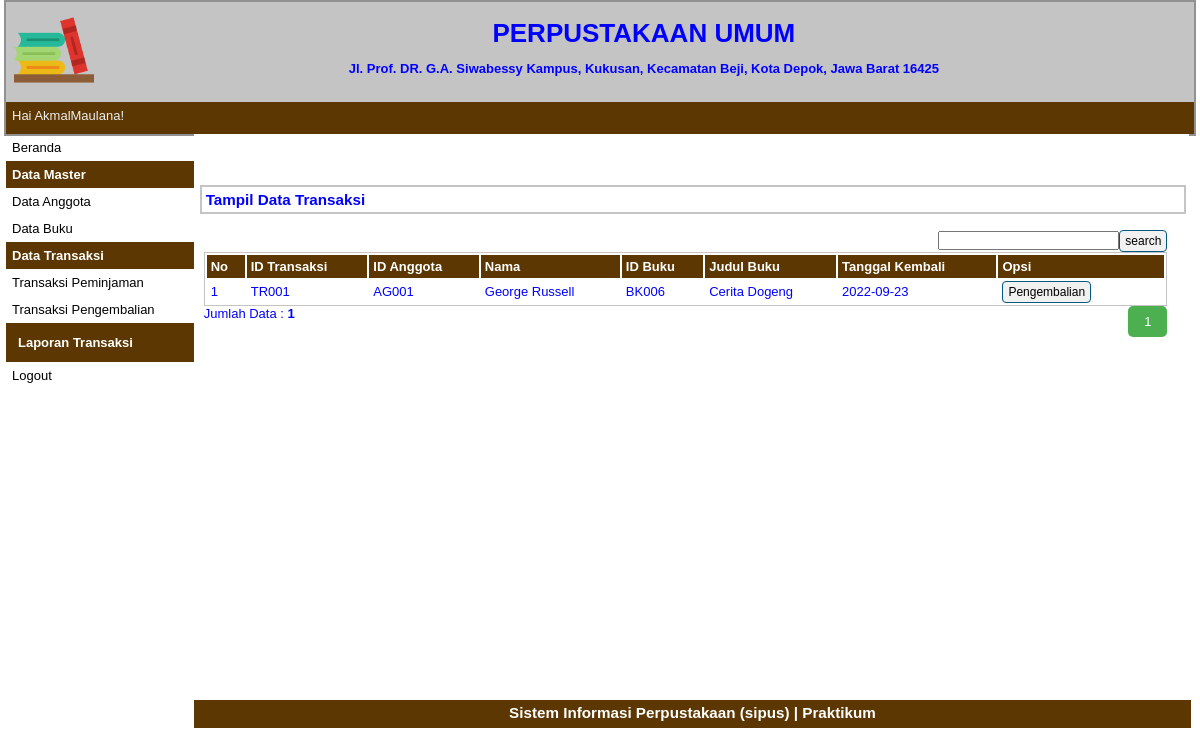
The app's page /index.php?p=transaksi-pengembalian (signed in) with its own data.
### tables this page shows
CREATE TABLE `tbtransaksi` (
  `id_transaksi` varchar(5) NOT NULL,
  `id_anggota` varchar(5) NOT NULL,
  `id_buku` varchar(5) NOT NULL,
  `tgl_pinjam` date NOT NULL,
  `tgl_kembali` date NOT NULL
);

CREATE TABLE `tbanggota` (
  `id_anggota` varchar(20) NOT NULL,
  `nama_anggota` varchar(255) NOT NULL,
  `jenis_kelamin` varchar(255) NOT NULL,
  `nomor_tlp` int(255) NOT NULL,
  `email` varchar(255) NOT NULL,
  `alamat` varchar(255) NOT NULL,
  `status` varchar(255) NOT NULL,
  `foto` varchar(255) NOT NULL
);

CREATE TABLE `buku` (
  `id_buku` varchar(5) NOT NULL,
  `judul_buku` varchar(50) NOT NULL,
  `kategori` varchar(50) NOT NULL,
  `pengarang` varchar(50) NOT NULL,
  `penerbit` varchar(50) NOT NULL,
  `status` varchar(10) NOT NULL
);

### pages/transaksi-pengembalian.php (the view, shortened to what this page needs)
<div id="label-page"><h3>Tampil Data Transaksi</h3></div>
<div id="content">
	<FORM CLASS="form-inline" METHOD="POST">
	<div align="right"><form method=post><input type="text" name="pencarian"><input type="submit" name="search" value="search" class="tombol"></form>
	</FORM>
	<table id="tabel-tampil">
		<tr>
			<th id="label-tampil-no">No</td>
			<th>ID Transaksi</th>
			<th>ID Anggota</th>
			<th>Nama</th>
			<th>ID Buku</th>
			<th>Judul Buku</th>
			<th>Tanggal Kembali</th>
			<th id="label-opsi">Opsi</th>
		</tr>
		<?php
		$batas = 5;
		extract($_GET);
		if(empty($hal)){
			$posisi = 0;
			$hal = 1;
			$nomor = 1;
		}
		else {
			$posisi = ($hal - 1) * $batas;
			$nomor = $posisi+1;
		}
		if($_SERVER['REQUEST_METHOD'] == "POST"){
			$pencarian = trim(mysqli_real_escape_string($db, $_POST['pencarian']));
			if($pencarian != ""){
				$sql = "SELECT * FROM tbtransaksi WHERE id_transaksi LIKE '%$pencarian%'
						OR id_anggota LIKE '%$pencarian%'
						OR id_buku LIKE '%$pencarian%''";
				$query = $sql;
				$queryJml = $sql;
			}
			else {
				$query = "SELECT * FROM tbanggota LIMIT $posisi, $batas";
				$queryJml = "SELECT * FROM tbtransaksi";
				$no = $posisi * 1;
			}
		}
		else {
			$query = "SELECT
			tbtransaksi.id_transaksi,
			tbtransaksi.id_anggota,
			tbanggota.nama_anggota,
			tbtransaksi.id_buku,
			buku.judul_buku,
			tbtransaksi.tgl_pinjam,
			tbtransaksi.tgl_kembali
		FROM tbtransaksi
		JOIN tbanggota
			ON tbtransaksi.id_anggota = tbanggota.id_anggota
		JOIN buku
			ON tbtransaksi.id_buku = buku.id_buku LIMIT $posisi, $batas";
			$queryJml = "SELECT * FROM tbtransaksi";
		}
		$q_tampil_transaksi = mysqli_query($db, $query);
		if(mysqli_num_rows($q_tampil_transaksi)>0)
		{
		while($r_tampil_transaksi=mysqli_fetch_array($q_tampil_transaksi)){
		?>
		<tr>
			<td><?php echo $nomor; ?></td>
			<td><?php echo $r_tampil_transaksi['id_transaksi']; ?></td>
			<td><?php echo $r_tampil_transaksi['id_anggota']; ?></td>
			<td><?php echo $r_tampil_transaksi['nama_anggota']; ?></td>
			<td><?php echo $r_tampil_transaksi['id_buku']; ?></td>
			<td><?php echo $r_tampil_transaksi['judul_buku']; ?></td>
			<td><?php echo $r_tampil_transaksi['tgl_kembali']; ?></td>
			<td>
				<div class="tombol-opsi-container"><a target="_self" href="index.php?p=transaksi-pengembalian-input&id=<?php echo $r_tampil_transaksi['id_transaksi'];?>" class="tombol">Pengembalian</a></div>
			</td>
		</tr>
		<?php $nomor++; }
		}
		else {
			echo "<tr><td colspan=6>Data Tidak Ditemukan</td></tr>";
		}?>
	</table>
	<?php
	if(isset($_POST['pencarian'])){
	if($_POST['pencarian']!=''){
		echo "<div style=\"float:left;\">";
		$jml = mysqli_num_rows(mysqli_query($db, $queryJml));
		echo "Data Hasil Pencarian: <b>$jml</b>";
		echo "</div>";
	}
	}
	else{ ?>
		<div style="float: left;">
		<?php
			$jml = mysqli_num_rows(mysqli_query($db, $queryJml));
			echo "Jumlah Data : <b>$jml</b>";
		?>
		</div>
		<div class="pagination">
				<?php
				$jml_hal = ceil($jml/$batas);
				for($i=1; $i<=$jml_hal; $i++){
					if($i != $hal){
						echo "<a href=\"?p=transaksi-pengembalian&hal=$i\">$i</a>";
					}
					else {
						echo "<a class=\"active\">$i</a>";
					}
				}
				?>
		</div>
	<?php
	}
	?>
</div>

### style.css (style rules this page uses)
* { margin:0px; padding:0px }
body { font-family:sans-serif; font-size:13px; color:blue; }
.pagination { display: inline-block; }
.pagination a { color: black; float: left; padding: 8px 16px; text-decoration: none; }
.pagination a.active { background-color: #4CAF50; color: white; border-radius: 5px; }
#label-page { margin-top:6px; margin-bottom:6px; margin-left:6px; border:2px solid #C4C4C4; padding:4px; width:97.9%; }
#content { float:left; width:96.8%; min-height:454px; background-image : border:2px solid #C4C4C4; padding:10px; margin-bottom:6px; }
.tombol { border-radius:4px; font-size:12px; text-decoration:none; background-color:#F1F1F1; padding-top:3px; padding-bottom:3px; padding-left:5px; padding-right:5px; border:1px solid #01597E; color:black; }
#tabel-tampil { border:1px solid #C4C4C4; width:100%; }
#tabel-tampil tr:nth-child(odd) { background-color:#F1F1F1; }
#tabel-tampil tr th { background-color:#5C3701; color:#FFFFFF; padding:4px; text-align:left; }
#tabel-tampil td { padding:4px; }
#label-tampil-no { width:30px; }
#label-opsi { width:158px; font-weight:bold; }
.tombol-opsi-container { float:left; }

### records on screen
tbtransaksi: id_transaksi "TR001", id_anggota "AG001", id_anggota.nama_anggota "George Russell", id_buku "BK006", id_buku.judul_buku "Cerita Dogeng", tgl_kembali "2022-09-23"

### other values on screen
$_SESSION['sesi'] "AkmalMaulana"
$jml "1"
